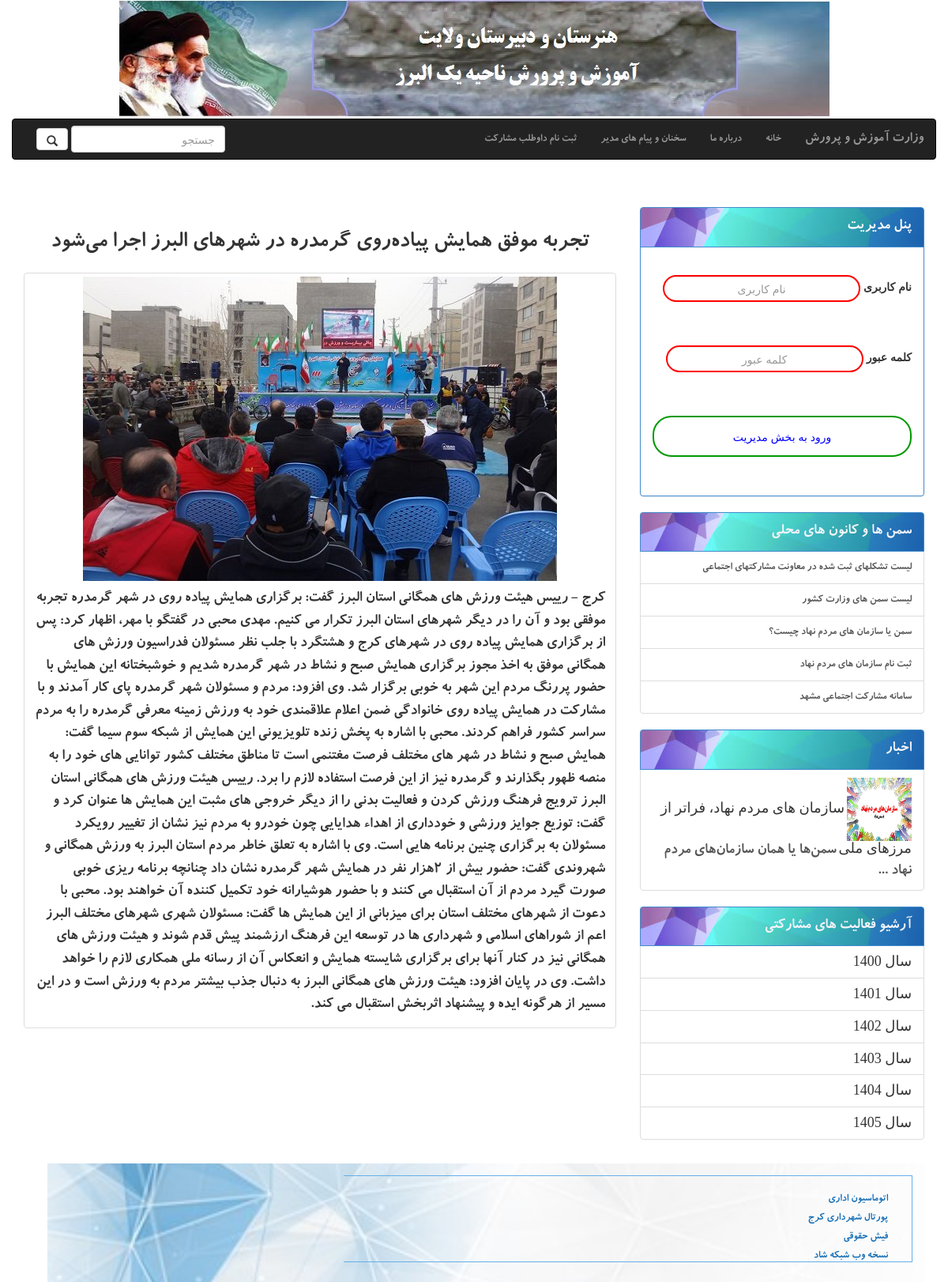
/specialnews/14, run on the app's committed database.
### participation/models.py (models this page shows)
class banernews(models.Model):
    image=models.ImageField(default='1.jpg',upload_to='ImageSlider/',null=True,blank=True)
    created_at = models.DateTimeField(auto_now_add=True)
    title=models.CharField(max_length=300,default=' ')
    description=models.TextField(default=' ',blank=True)

class samans(models.Model):
    title=models.CharField(max_length=200)
    link=models.CharField(max_length=200)

class news(models.Model):
    title=models.CharField(max_length=300)
    day=models.CharField(max_length=6, choices=DAY_CHOICES, default='1')
    month=models.CharField(max_length=15,choices=MONTH_CHOICE,default='mehr')
    year=models.CharField(max_length=6, choices=YEAR_CHOICES, default='1400')
    description=models.TextField(default=' ',blank=True)
    image=models.ImageField(default='2.jpg',upload_to='news/',null=True,blank=True)
    def snippet(self):
        return self.description[:35]+ '  ...'

### socialParticipation/views.py (the view)
# urls.py: path('specialnews/<int:pk>',views.specialnews_view,name="specialnews"),
def specialnews_view(request,pk):
    newsdetail=apps.get_model('participation','banernews').objects.get(id=pk)
    samans=fetchSaman_view()
    news=fetchnews_view()
    return render(request,'newsdetail.html',{'newsdetail':newsdetail,'samans':samans,'news':news})

### socialParticipation/views.py (called while the page is built)
def fetchSaman_view():
    samans=apps.get_model('participation','samans').objects.order_by('-id')[:8]
    return samans

def fetchnews_view():
    news=apps.get_model('participation','news').objects.order_by('-id')[:8]
    return news

### templates/newsdetail.html (shortened to what this page needs)
{%extends 'index.html'%}
    {%block content%}
    <div class="row" style="margin-top: 10px">
        <div class="col-sm-12 col-md-12">
          <div class="caption">
            <h2>   {{newsdetail.title}} </h2>
            </div>
          <div class="thumbnail">
            <img src="{{newsdetail.image.url}}" alt="...">
            <div class="caption">
              <p>{{newsdetail.description}}</p>
            </div>
          </div>
        </div>
    </div>
    {%endblock%}

### templates/index.html (shortened to what this page needs)
{%load widget_tweaks%}
<html lang="en">
<head>
    {%load static%}
    <link rel="stylesheet" href="{% static "css/bootstrap-rtl.css" %}"/>
</head>
<body>
    <div class="container">
        <div id="header" class="row">
          <div class="geeks">
            <img class="imgg" >
          </div>
            <nav class="navbar navbar-inverse  ">
                <div class="container-fluid">
                  <div class="navbar-header">
                    <a class="navbar-brand" href="http://medu.ir">وزارت آموزش و پرورش</a>
                  </div>
                  <div class="collapse navbar-collapse" id="bs-example-navbar-collapse-1">
                    <ul class="nav navbar-nav">
                      <li name="{% url 'home' %}"><a href="{% url '' %}">خانه <span class="sr-only">(current)</span></a></li>
                      <li><a href="{% url 'about' %}">درباره ما</a></li>
                      <li><a href="{% url 'showmessage' %}">سخنان و پیام های مدیر</a></li>
                      <li><a href="{% url 'registerVolenteer'%}">ثبت نام داوطلب مشارکت</a></li>
                    </ul>
                    <form action="{% url 'search' %}" class="navbar-form navbar-left" method="get">
                      <div class="form-group">
                        <input type="text" id="qry" name="qry" class="form-control" placeholder="جستجو">
                      </div>
                      <button type="submit" class="btn btn-default">
                          <i class="glyphicon glyphicon-search"></i>
                      </button>
                    </form>
                  </div>
                </div>
              </nav>
        </div>
        <div class="row" style="margin-top: 40px">
            <div id="content" class="col-lg-8 col-md-9 col-sm-6 col-xs-12 pull-left">
              {%block content%}
               {%endblock%}
            </div>
            <div class="col-lg-4 col-md-3 col-sm-6 col-xs-12 pull-right" id="sidebar" >
                    <div class="panel panel-primary">
                        <div class="panel-heading titr">
                          پنل مدیریت</div>
                        <div class="panel-body">
                            <form class="site-form" action="{% url 'afterlogin' %}" method="post">
                                <div class="form-group">
                                  <label for="username"> نام کاربری</label>
                                  <input type="text" class="form-control" id="username" placeholder="نام کاربری" name="username">
                                </div>
                                <div class="form-group">
                                  <label for="password">کلمه عبور</label>
                                  <input type="password" class="form-control" id="password" placeholder="کلمه عبور" name="password">
                                </div>
                                <input type="submit" value="ورود به بخش مدیریت" class="btn btn-success btn-block">
                              </form>
                        </div>
                      </div>
                      <div class="list-group">
                        <a href="#" class="list-group-item active titr">
                          سمن ها و کانون های محلی
                        </a>
                        {%for saman in samans%}
                          <a href="{{saman.link}}" class="list-group-item">
                          {{saman.title}}</a>
                        {%endfor%}
                      </div>
                      <div class="list-group">
                        <a href="#" class="list-group-item active titr">
                          اخبار                        </a>
                        {%for new in news%}
                            <a href="{% url 'newsdetail' pk=new.id %}" class="list-group-item" >
                              <img src="{{new.image.url}}" width="25%" height="10%"  style="mix-blend-mode: multiply;">
                              <h4 class="list-group-item-heading" style="font-family: IRANSans;font-style: normal;src: url('../fonts/IRANSans/IRANSans.eot');"> {{new.title}}</h4>
                              <p class="list-group-item-text">{{new.snippet}}</p><br />
                            </a>
                        {%endfor%}
                          </div>
                          <div class="list-group" style="font-family: IRANSans;" >
                            <a href="#" class="list-group-item active titr">
                               آرشیو فعالیت های مشارکتی                        </a>
                                <a href="{% url 'archive' pk=1400 %}" class="list-group-item">
                                  <h4 class="list-group-item-heading" style="font-family: IRANSans;font-style: normal;src: url('../fonts/IRANSans/IRANSans.eot');" > سال 1400</h4>
                                </a>
                                   <a href="{% url 'archive' pk=1401 %}" class="list-group-item">
                                     <h4 class="list-group-item-heading" style="font-family: IRANSans;font-style: normal;src: url('../fonts/IRANSans/IRANSans.eot');"> سال 1401</h4>
                                   </a>
                                     <a href="{% url 'archive' pk=1402 %}" class="list-group-item">
                                       <h4 class="list-group-item-heading" style="font-family: IRANSans;font-style: normal;src: url('../fonts/IRANSans/IRANSans.eot');"> سال 1402</h4>
                                     </a>
                                       <a href="{% url 'archive' pk=1403 %}" class="list-group-item">
                                         <h4 class="list-group-item-heading" style="font-family: IRANSans;font-style: normal;src: url('../fonts/IRANSans/IRANSans.eot');"> سال 1403</h4>
                                       </a>
                                         <a href="{% url 'archive' pk=1404 %}" class="list-group-item">
                                           <h4 class="list-group-item-heading" style="font-family: IRANSans;font-style: normal;src: url('../fonts/IRANSans/IRANSans.eot');"> سال 1404</h4>
                                         </a>
                                        <a href="{% url 'archive' pk=1405 %}" class="list-group-item">
                                             <h4 class="list-group-item-heading" style="font-family: IRANSans;font-style: normal;src: url('../fonts/IRANSans/IRANSans.eot');"> سال 1405</h4>
                                           </a>
                          </div>
                </div>
        </div>
        <div id="footer" class="container ">
          <div class="row footer ">
            <div class=" footer-module col-lg-8 col-md-9 col-sm-6 col-xs-12 ">
                <ul class="col-md-3" style="list-style: none;cursor: pointer;">
                <li><a style="color:rgb(21, 110, 182);" target="_blank" href="https://eorg.medu.ir/eorg/Login.aspx?ReturnUrl=%2feorg">اتوماسیون اداری</a></li>
                <li><a style="color:rgb(21, 110, 182);" target="_blank" href="https://portal.sigma.ir/customers/karaj-municipality">پورتال شهرداری کرج</a></li>
                <li><a style="color:rgb(21, 110, 182);" href="http://fish.medu.ir/">فیش حقوقی</a></li>
                <li><a style="color:rgb(21, 110, 182);" target="_blank" href="https://shad.ir/">نسخه وب شبکه شاد</a></li>
            </ul>
            </div>
          </div>
        </div>
    </div>
</body>
</html>

### data on the page
banernews: title "تجربه موفق همایش پیاده‌روی گرمدره در شهرهای البرز اجرا می‌شود", image (picture), description "کرج - رییس هیئت ورزش های همگانی استان البرز گفت: برگزاری همایش پیاده روی در شهر گرمدره تجربه موفقی بود و آن را در دیگر شهرهای استان البرز تکرار می کنیم. مهدی محبی در گفتگو با مهر، اظهار کرد: پس از برگزاری همایش پیاده روی در شهرهای کرج و هشتگرد با جلب نظر مسئولان فدراسیون ورزش های همگانی موفق به اخذ مجوز برگزاری همایش صبح و نشاط در شهر گرمدره شدیم و خوشبختانه این همایش با حضور پررنگ مردم این شهر به خوبی برگزار شد. وی افزود: مردم و مسئولان شهر گرمدره پای کار آمدند و با مشارکت در همایش پیاده روی خانوادگی ضمن اعلام علاقمندی خود به ورزش زمینه معرفی گرمدره را به مردم سراسر کشور فراهم کردند. محبی با اشاره به پخش زنده تلویزیونی این همایش از شبکه سوم سیما گفت: همایش صبح و نشاط در شهر های مختلف فرصت…"
samans: title "لیست تشکلهای ثبت شده در معاونت مشارکتهای اجتماعی"
samans: title "لیست سمن های وزارت کشور"
samans: title "سمن یا سازمان های مردم نهاد چیست؟"
samans: title "ثبت نام سازمان های مردم نهاد"
samans: title "سامانه مشارکت اجتماعی مشهد"
news: image (picture), title "سازمان های مردم نهاد، فراتر از مرزهای ملی", snippet "سمن‌ها یا همان سازمان‌های مردم نهاد ..."
